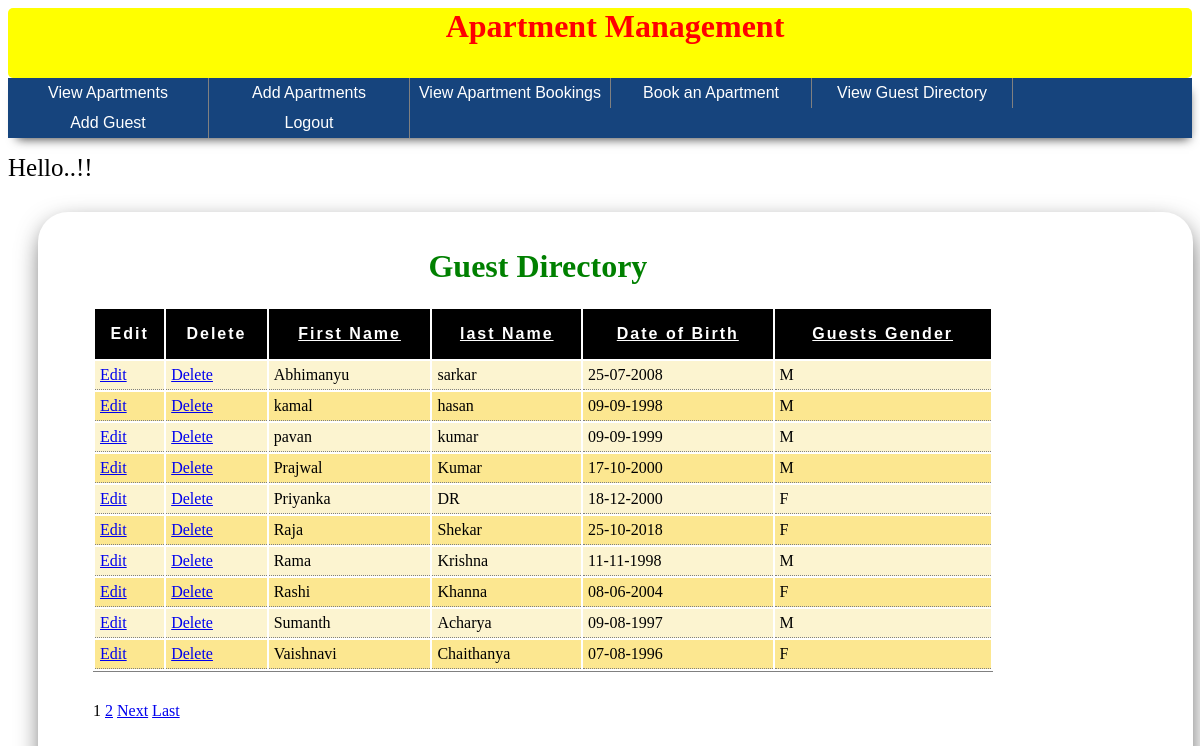
Screenshot of /view_guests.php with the database file from the repository.
### tables this page shows
CREATE TABLE `guests` (
  `guest_id` int(10) NOT NULL,
  `guest_first_name` varchar(10) NOT NULL,
  `guest_last_name` varchar(15) NOT NULL,
  `guest_date_of_birth` date NOT NULL,
  `guest_gender` varchar(2) NOT NULL
);

### view_guests.php (the view, shortened to what this page needs)
<?php
include ('connect_to_sql.php');
include ('common_functions.php');
include ('menu.php');
echo '<link rel="stylesheet" href="styles.css" type="text/css">';
function printTableHeader($sortby){
    $current_link = $_SERVER['PHP_SELF'];
    switch ($sortby) {
        case 'guest_first_name':
            $link1="$current_link?sort=guest_first_name&orderby=desc";
            $link2="$current_link?sort=guest_last_name&orderby=asc";
            $link3="$current_link?sort=dob&orderby=asc";
            $link4="$current_link?sort=Guest_gender&orderby=asc";
            break;
    }
    echo '<tr class="header">
                <th> Edit </th>
                <th> Delete </th>
                <th> <a href="'.$link1.'">First Name</a></th>
                <th> <a href="'.$link2.'">last Name </a></th>
                <th> <a href="'.$link3.'">Date of Birth</a></th>
                <th> <a href="'.$link4.'">Guests Gender</a></th>
        </tr>';
}
function getListofGuest ($db,$start,$noOfRecords,$sortby,$orderby){
        $query = " select guest_id, guest_first_name,guest_last_name, date_format(guest_date_of_birth,'%d-%m-%Y') dob, Guest_gender from guests
        order by $sortby $orderby LIMIT $start,$noOfRecords ";
        $result = @mysqli_query($db, $query);
        if($result){
            $count=0;$css="even";
            while ($row = mysqli_fetch_array($result, MYSQLI_ASSOC)){
                if($count%2==0){$css="even";}else{$css="odd";}
                $count++;
                echo '<tr class="detail '.$css.'">
                        <td><a href="edit_guests.php?guest_id='.$row['guest_id'].'">Edit</a></td>
                        <td><a href="delete_guests.php?guest_id='.$row['guest_id'].'">Delete</a></td>
                        <td> '.$row['guest_first_name'].'</td>
                        <td> '.$row['guest_last_name'].'</td>
                        <td> '.$row['dob'].'</td>
                        <td> '.$row['Guest_gender'].'</td>
                        </tr>';
            }
        }
}
if (isset($_GET['s'])) {
	$start = $_GET['s'];
} else {
	$start = 0;
}
if (isset($_GET['sort'])) {
	$sortby = $_GET['sort'];
} else {
	$sortby="guest_first_name";
}
if (isset($_GET['orderby'])) {
	$orderby = $_GET['orderby'];
} else {
	$orderby="asc";
}
echo '<div class="container">';
echo '<div style="width:80%">';
echo '<h1 style="margin-left:30px;">Guest Directory</h1>';
echo '<table>';
printTableHeader($sortby);
getListofGuest($dbc,$start,$display,$sortby,$orderby);
echo '</table>';
echo '</div>';
echo '</div>';
?>

### styles.css (style rules this page uses)
.header th { background: #000; height:50px; color: white; padding: 5px; font-family:helvetica; letter-spacing: 2px; }
.header th a { color:white; }
td { background: #fce790; padding-top:5px; border-bottom: 1px dotted grey; }
.even td { background:#fcf4d0; padding-top:5px; border-bottom: 1px dotted grey; }
table tr td { text-align: left; padding: 5px; }
table { width: 100%; align-self: center; border-bottom: 1px solid grey; margin-left: 20px; }
.container div { margin-left: 20px; }
.container { margin-top:30px; width:95%; height:100%; margin-left:30px; margin-bottom:30px; -webkit-box-shadow: 1px 9px 27px -5px rgba(0,0,0,0.75); -moz-box-shadow: 1px 9px 27px -5px rgba(0,0,0,0.75); box-shadow: 1px 9px 27px -5px rgba(0,0,0,0.75); padding: 15px; border-radius:30px; }
h1 { text-align:center; margin-left:30px; color:green; }

### rows the page displays
guests: guest_first_name "Abhimanyu", guest_last_name "sarkar", dob "25-07-2008", guest_gender "M"
guests: guest_first_name "kamal", guest_last_name "hasan", dob "09-09-1998", guest_gender "M"
guests: guest_first_name "pavan", guest_last_name "kumar", dob "09-09-1999", guest_gender "M"
guests: guest_first_name "Prajwal", guest_last_name "Kumar", dob "17-10-2000", guest_gender "M"
guests: guest_first_name "Priyanka", guest_last_name "DR", dob "18-12-2000", guest_gender "F"
guests: guest_first_name "Raja", guest_last_name "Shekar", dob "25-10-2018", guest_gender "F"
guests: guest_first_name "Rama", guest_last_name "Krishna", dob "11-11-1998", guest_gender "M"
guests: guest_first_name "Rashi", guest_last_name "Khanna", dob "08-06-2004", guest_gender "F"
guests: guest_first_name "Sumanth", guest_last_name "Acharya", dob "09-08-1997", guest_gender "M"
guests: guest_first_name "Vaishnavi", guest_last_name "Chaithanya", dob "07-08-1996", guest_gender "F"
